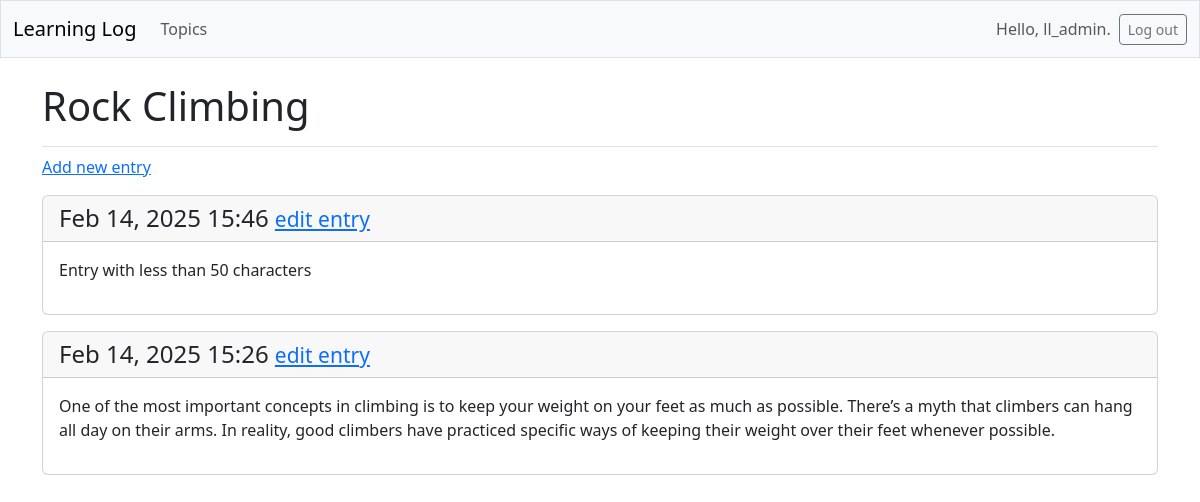
The app's page /topics/2/ (signed in), older data.
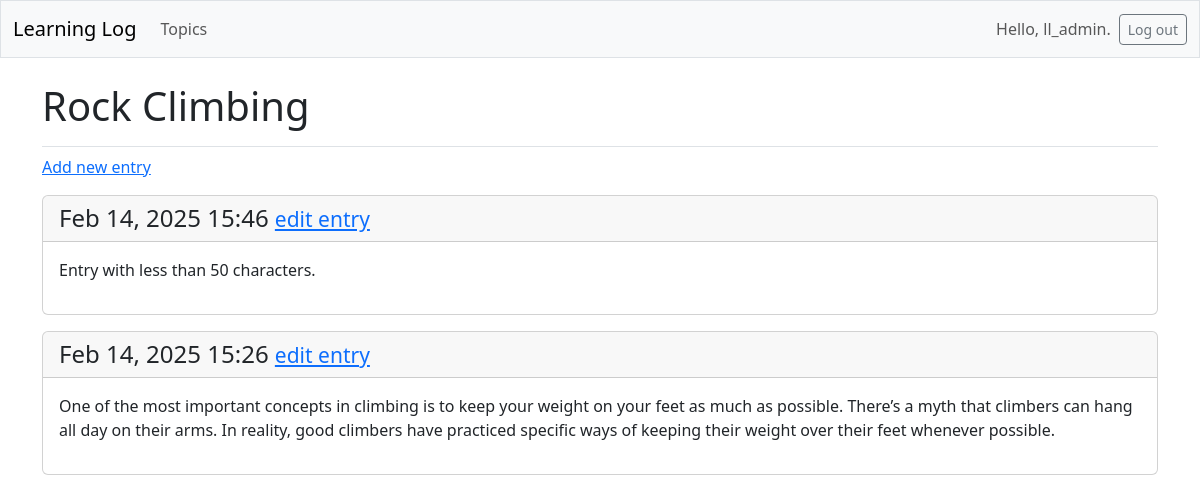
The same page, newer data.
### learning_logs/models.py (models this page shows, shortened)
class Entry(models.Model):
    topic = models.ForeignKey(Topic, on_delete=models.CASCADE)
    text = models.TextField()
    date_added = models.DateTimeField(auto_now_add=True)
    class Meta:
        verbose_name_plural = "entries"

### learning_logs/views.py (the view)
# urls.py: path("topics/<int:topic_id>/", views.topic, name="topic"),
@login_required
def topic(request, topic_id):
    topic = Topic.objects.get(id=topic_id)
    check_topic_owner(topic=topic, user=request.user)
    entries = topic.entry_set.order_by("-date_added")
    context = {"topic": topic, "entries": entries}
    return render(request, "learning_logs/topic.html", context)

### learning_logs/views.py (called while the page is built)
def check_topic_owner(topic, user):
    if topic.owner != user:
        raise Http404

### learning_logs/templates/learning_logs/topic.html
{% extends 'learning_logs/base.html' %}
{% block page_header %}
  <h1>{{ topic.text }}</h1>
{% endblock page_header %}
{% block content %}
  <p>
    <a href="{% url 'learning_logs:new_entry' topic.id %}">Add new entry</a>
  </p>
  {% for entry in entries %}
    <div class="card mb-3">
      <h4 class="card-header">
        {{ entry.date_added|date:'M d, Y H:i' }}
        <small><a href="{% url 'learning_logs:edit_entry' entry.id %}">
          edit entry</a></small>
      </h4>
      <div class="card-body">{{ entry.text|linebreaks }}</div>
    </div>
  {% empty %}
    <p>There are no entries for this topic yet.</p>
  {% endfor %}
{% endblock content %}

Row changes from the older to the newer data that the page shows:
changed Entry: text "Entry with less than 50 characters" → "Entry with less than 50 characters."
